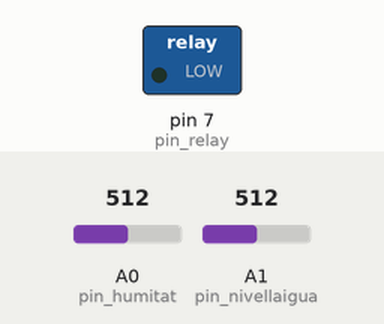
The sketch below on a simulated Arduino Uno, built with avr-gcc and run on an emulated ATmega328P. Parts: switched loads named in the sketch (green lamp = pin HIGH). The test bench sets the inputs (shaded band); at power-on: A0 (pin_humitat) = 512, A1 (pin_nivellaigua) = 512. What the sketch prints to the serial monitor is not drawn.

Above: at 1.2 s.
1.3 s: A0 (pin_humitat) set to 418
2.8 s: A0 (pin_humitat) set to 382
At 4.0 s:
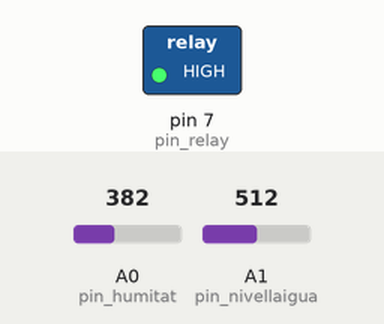
4.3 s: A1 (pin_nivellaigua) set to 413
5.8 s: A1 (pin_nivellaigua) set to 387
At 6.7 s:
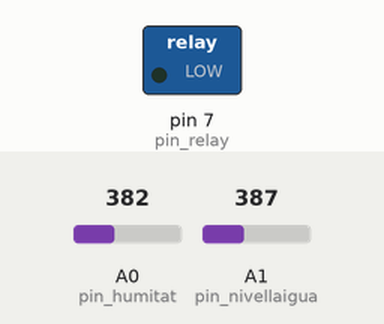
7.3 s: A1 (pin_nivellaigua) set to 410
At 8.0 s:
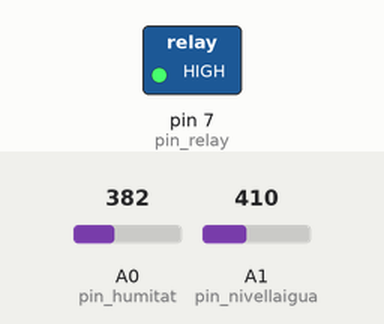
8.9 s: A1 (pin_nivellaigua) set to 390
At 10.3 s:
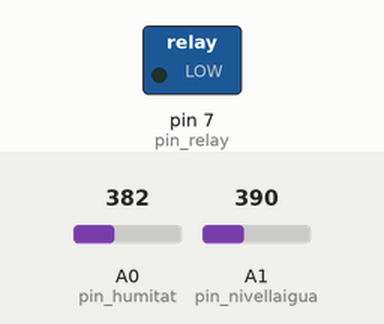
Timing chart, 0 to 11.4 s (numbered marks = the images above; inputs shaded):
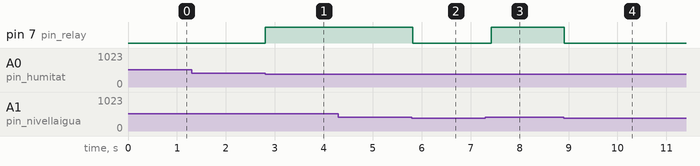

Measured:
- the behaviour switches between 400 and 399 on A0 (pin_humitat) (found by bisection; images 0 and 1)
- the behaviour switches between 401 and 400 on A1 (pin_nivellaigua) (found by bisection; images 1 and 2)
- after the input at 1.3 s, every drawn part: stays the same
- after the input at 2.8 s, pin 7 (pin_relay): LOW → HIGH at once
- after the input at 4.3 s, every drawn part: stays the same
- after the input at 5.8 s, pin 7 (pin_relay): HIGH → LOW at once
- after the input at 7.3 s, pin 7 (pin_relay): LOW → HIGH after 0.12 s
- after the input at 8.9 s, pin 7 (pin_relay): HIGH → LOW at once

The sketch:

reg_automatic.ino
```cpp
const int pin_humitat  = A0;
const int pin_nivellaigua = A1;
const int pin_relay = 7;

const bool relay_on  = HIGH;
const bool relay_off = LOW;

int limit_humitat = 400;
int limit_aigua = 400;

void setup(){
  pinMode(pin_relay, OUTPUT);
  digitalWrite(pin_relay, relay_off);

  Serial.begin(9600);
  Serial.println(F("Sistema iniciat"));
}

void loop(){
  int humitat= analogRead(pin_humitat);
  int aigua= analogRead(pin_nivellaigua);

  if (humitat < limit_humitat && aigua > limit_aigua){
    Serial.println(F("Bomba ON"));
    digitalWrite(pin_relay, relay_on);

    while (true){
      humitat= analogRead(pin_humitat);
      aigua= analogRead(pin_nivellaigua);

      if (humitat >= limit_humitat){
        Serial.println(F("Terra humida → bomba OFF"));
        break;
      }

      if (aigua <= limit_aigua){
        Serial.println(F("Nivell baix → bomba OFF"));
        break;
      }

      delay(20);
    }

    digitalWrite(pin_relay, relay_off);
  }

  delay(200);
}
```
